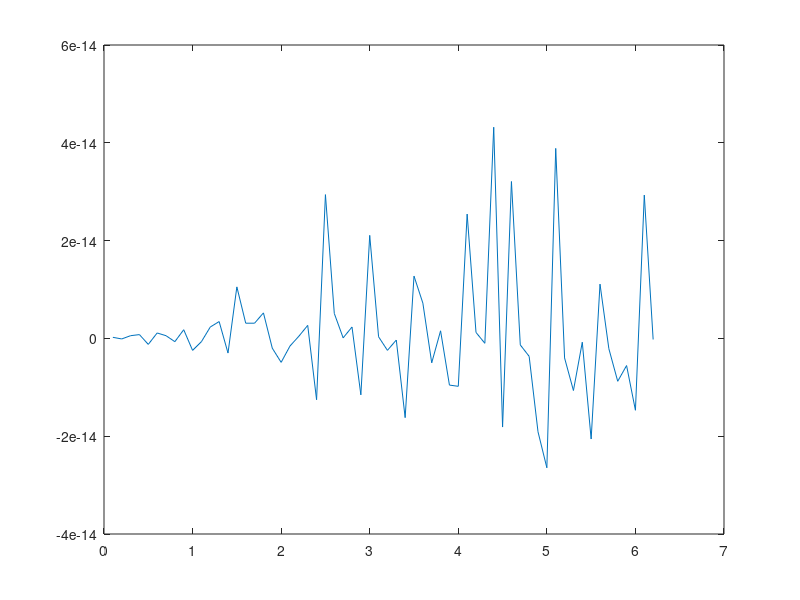

Write MATLAB code to recreate this figure.
clear
close all
clc 

fs = 10;
f1 = 4;
f2 = 6;
dur = 2*pi;
T = 1/fs;
fvec = T:T:dur;

x1 = sin(2*pi*f1*fvec);
x2 = sin(2*pi*f2*fvec);
xn = x1 + x2;

figure;
plot(fvec, xn);
